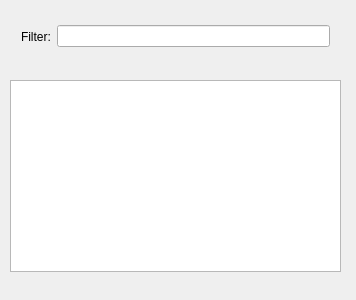
<?xml version="1.0" encoding="UTF-8"?>
<ui version="4.0">
 <class>Dialog</class>
 <widget class="QDialog" name="Dialog">
  <property name="geometry">
   <rect>
    <x>0</x>
    <y>0</y>
    <width>356</width>
    <height>300</height>
   </rect>
  </property>
  <property name="windowTitle">
   <string>Dialog</string>
  </property>
  <widget class="QListWidget" name="listWidget">
   <property name="geometry">
    <rect>
     <x>10</x>
     <y>80</y>
     <width>331</width>
     <height>192</height>
    </rect>
   </property>
  </widget>
  <widget class="QWidget" name="">
   <property name="geometry">
    <rect>
     <x>10</x>
     <y>280</y>
     <width>331</width>
     <height>16</height>
    </rect>
   </property>
   <layout class="QHBoxLayout" name="horizontalLayout">
    <item>
     <widget class="QLabel" name="label2">
      <property name="text">
       <string>Total</string>
      </property>
     </widget>
    </item>
    <item>
     <widget class="QLabel" name="lbltotal">
      <property name="text">
       <string>0</string>
      </property>
     </widget>
    </item>
   </layout>
  </widget>
  <widget class="QWidget" name="">
   <property name="geometry">
    <rect>
     <x>10</x>
     <y>0</y>
     <width>331</width>
     <height>73</height>
    </rect>
   </property>
   <layout class="QHBoxLayout" name="horizontalLayout_2">
    <item>
     <widget class="QLabel" name="label">
      <property name="text">
       <string>Filter:</string>
      </property>
     </widget>
    </item>
    <item>
     <widget class="QLineEdit" name="txt"/>
    </item>
   </layout>
  </widget>
 </widget>
 <layoutdefault spacing="6" margin="11"/>
 <resources/>
 <connections/>
</ui>
